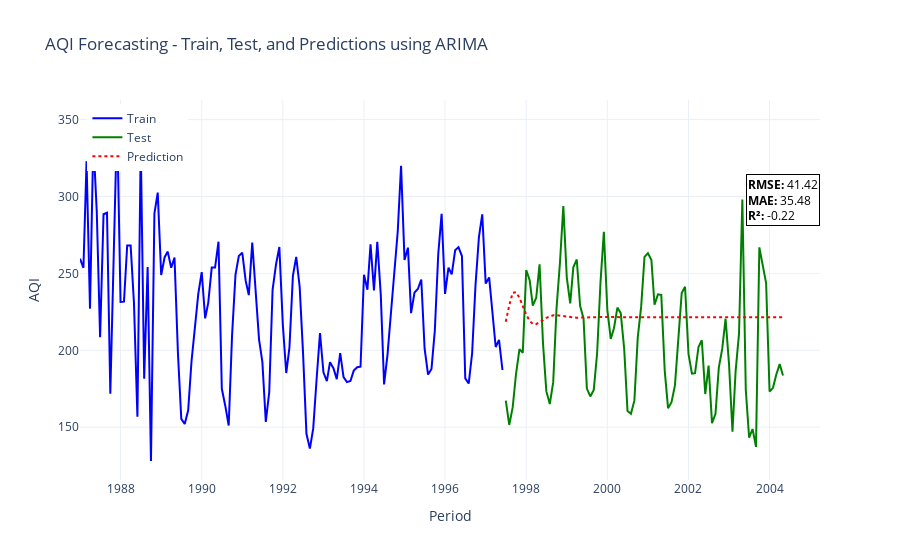

Here is the notebook cell this chart was saved with:
### Markdown cell above
# ARIMA Model

### Code cell
# Load the training data
data = pd.read_csv('../data/train.csv', index_col=0)

# Reset index to get 'period' as a column if it's in the index
if 'period' not in data.columns:
    data.reset_index(inplace=True)
    data.rename(columns={'index': 'period'}, inplace=True)

# Ensure the date column is in datetime format
data['period'] = pd.to_datetime(data['period'], format='%Y-%m')

# Set period as the index for ARIMA
data.set_index('period', inplace=True)

# Define the target variable
y = data['AQI']

# Train-test split (use the last 20% of data as the test set)
train_size = int(len(data) * 0.6)
train, test = y[:train_size], y[train_size:]

# Fit ARIMA model (you can tune the p, d, q parameters as needed)
model = ARIMA(train, order=(3, 1, 2))  # Example order (p, d, q)
model_fit = model.fit()

# Predictions on the test set
y_pred = model_fit.forecast(steps=len(test))

# Evaluation Metrics
rmse = np.sqrt(mean_squared_error(test, y_pred))
mae = mean_absolute_error(test, y_pred)
r2 = r2_score(test, y_pred)

print(f"RMSE on training set(ARIMA): {rmse}")
print(f"MAE on training set(ARIMA): {mae}")
print(f"R² on training set(ARIMA): {r2}")

# Create a Plotly Figure
fig = go.Figure()

# Add train data
fig.add_trace(go.Scatter(x=data.index[:train_size], y=train,
                         mode='lines', name='Train',
                         line=dict(color='blue')))

# Add test data
fig.add_trace(go.Scatter(x=data.index[train_size:], y=test,
                         mode='lines', name='Test',
                         line=dict(color='green')))

# Add predictions
fig.add_trace(go.Scatter(x=data.index[train_size:], y=y_pred,
                         mode='lines', name='Prediction',
                         line=dict(color='red', dash='dot')))

# Update layout
fig.update_layout(
    title='AQI Forecasting - Train, Test, and Predictions using ARIMA',
    xaxis_title='Period',
    yaxis_title='AQI',
    legend=dict(x=0.01, y=0.99),
    template='plotly_white'
)

# Show metrics in the plot
fig.add_annotation(
    x=data.index[-1],
    y=max(test),
    text=f"<b>RMSE:</b> {rmse:.2f}<br><b>MAE:</b> {mae:.2f}<br><b>R²:</b> {r2:.2f}",
    showarrow=False,
    font=dict(size=12, color="black"),
    align="left",
    bgcolor="rgba(255,255,255,0.7)",
    bordercolor="black",
    borderwidth=1
)

# Show the plot
fig.show()
